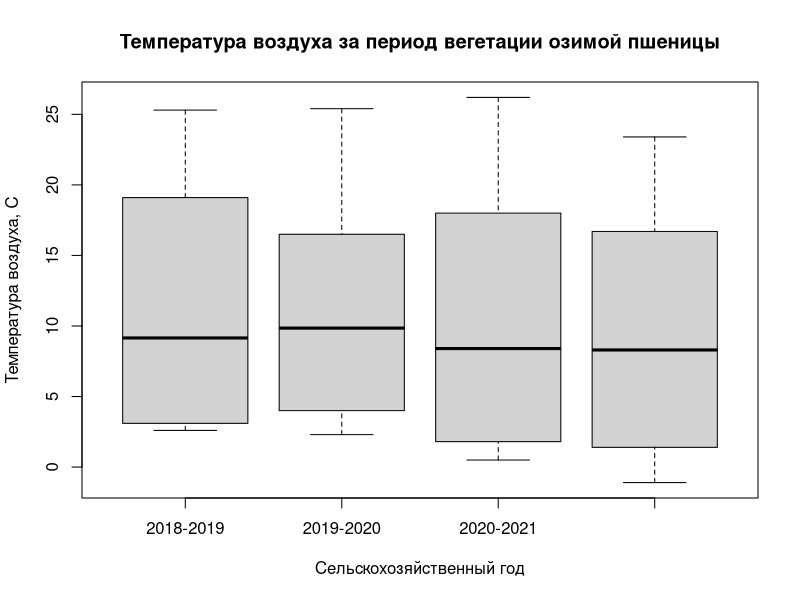
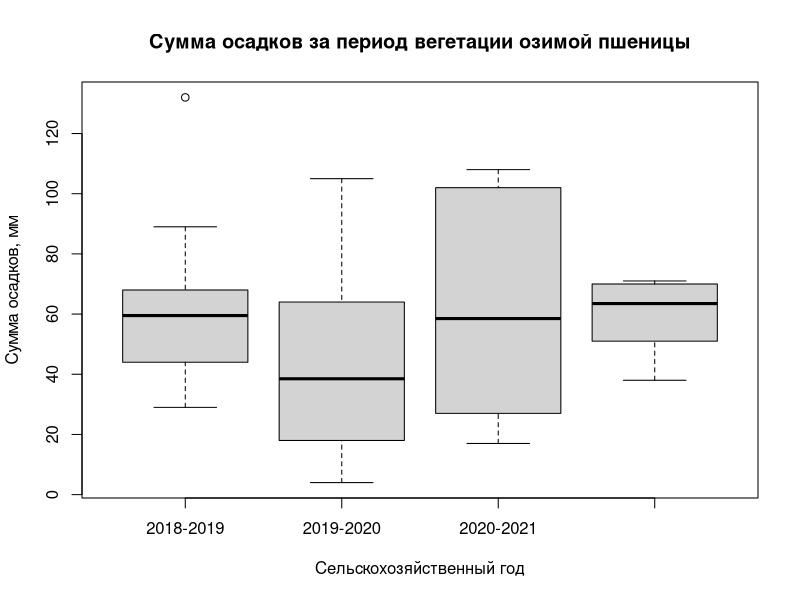
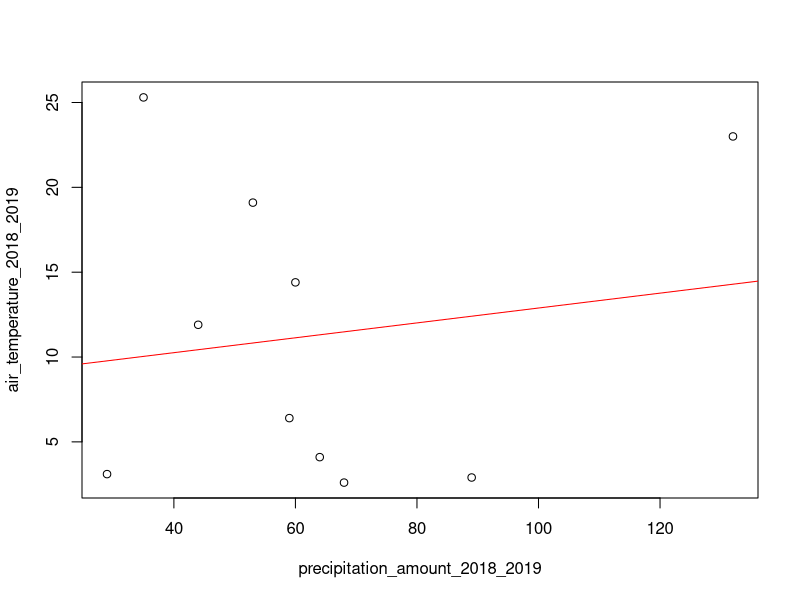
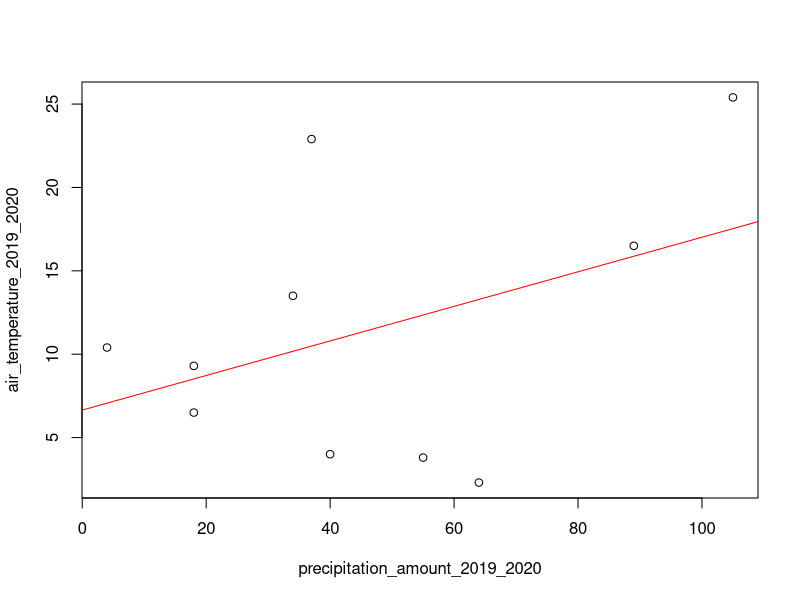
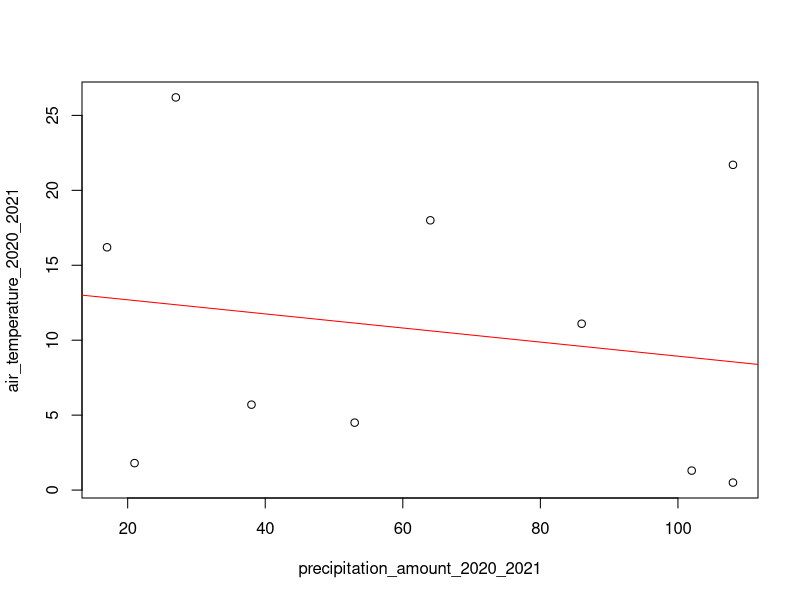
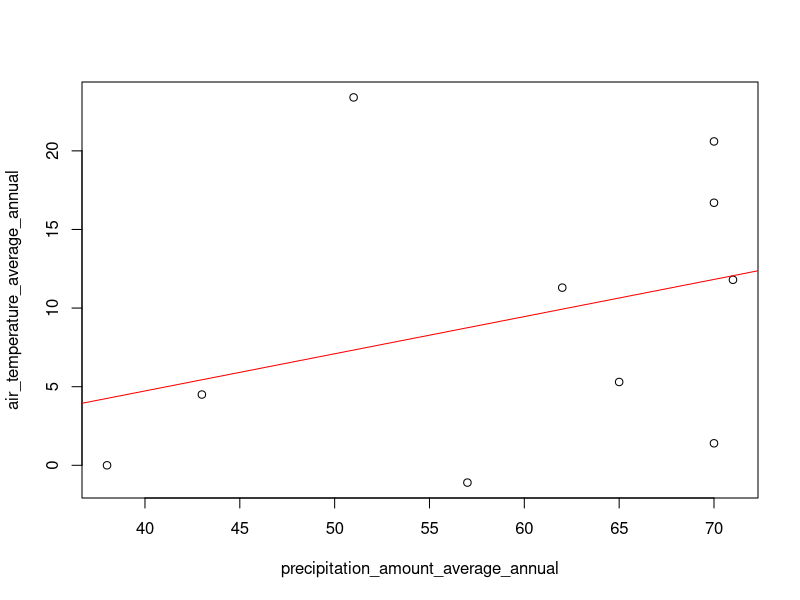
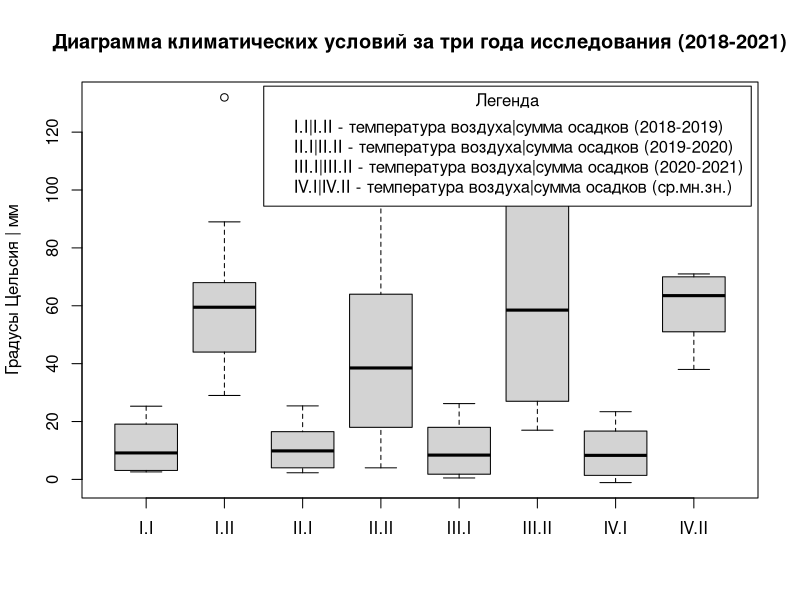

These figures' R source, in order:
# Температура воздуха (Цельсий) Краснодарского края с октября по июль (сельскохозяйственный год для озимой пшеницы)
air_temperature_2018_2019 <- c(14.4, 4.1, 2.6, 2.9, 3.1, 6.4, 11.9, 19.1, 25.3, 23)
air_temperature_2019_2020 <- c(13.5, 6.5, 4, 2.3, 3.8, 9.3, 10.4, 16.5, 22.9, 25.4)
air_temperature_2020_2021 <- c(16.2, 5.7, 1.8, 1.3, 0.5, 4.5, 11.1, 18, 21.7, 26.2)
air_temperature_average_annual <- c(11.3, 5.3, 1.4, -1.1, 0, 4.5, 11.8, 16.7, 20.6, 23.4)

# Сумма осадков (мм) Краснодарского края с октября по июль (сельскохозяйственный год для озимой пшеницы)
precipitation_amount_2018_2019 <- c(60, 64, 68, 89, 29, 59, 44, 53, 35, 132)
precipitation_amount_2019_2020 <- c(34, 18, 40, 64, 55, 18, 4, 89, 37, 105)
precipitation_amount_2020_2021 <- c(17, 38, 21, 102, 108, 53, 86, 64, 108, 27)
precipitation_amount_average_annual <- c(62, 65, 70, 57, 38, 43, 71, 70, 70, 51)

# Запись для подписи на графике boxplot (ящик с усами)
# rep(c(''), кол-во повторений)
year_2018_2019 <- rep(c('2018-2019'), 10)
year_2019_2020 <- rep(c('2019-2020'), 10)
year_2020_2021 <- rep(c('2020-2021'), 10)
average_annual <- rep(c('Сред.многолетние значения'), 10)

# Запись для подписи на графике boxplot (ящик с усами)
year_2018_2019_at <- rep(c('I.I'), 10)
year_2018_2019_pa <- rep(c('I.II'), 10)
year_2019_2020_at <- rep(c('II.I'), 10)
year_2019_2020_pa <- rep(c('II.II'), 10)
year_2020_2021_at <- rep(c('III.I'), 10)
year_2020_2021_pa <- rep(c('III.II'), 10)
average_annual_at <- rep(c('IV.I'), 10)
average_annual_pa <- rep(c('IV.II'), 10)

# Создание фрейма данных для температуры воздуха
data <- data.frame(list(air_temperature=c(air_temperature_2018_2019, air_temperature_2019_2020, air_temperature_2020_2021, air_temperature_average_annual), year=c(year_2018_2019, year_2019_2020,year_2020_2021, average_annual)))

# Создание графика (ящика с усами) по данным температуры воздуха в фрейме данных 
boxplot(data$air_temperature ~ data$year, main = "Температура воздуха за период вегетации озимой пшеницы", ylab = "Температура воздуха, С", xlab = "Сельскохозяйственный год", varwidht = T, data = InsectSprays)

# Расчет квантилей и основных расчетных показателей для температуры воздуха
quantile(data$air_temperature)
quantile(air_temperature_2018_2019)
quantile(air_temperature_2019_2020)
quantile(air_temperature_2020_2021)
quantile(air_temperature_average_annual)
summary(data$air_temperature)
summary(air_temperature_2018_2019)
summary(air_temperature_2019_2020)
summary(air_temperature_2020_2021)
summary(air_temperature_average_annual)

# Создание фрейма данных для суммы осадков
data <- data.frame(list(precipitation_amount=c(precipitation_amount_2018_2019, precipitation_amount_2019_2020, precipitation_amount_2020_2021, precipitation_amount_average_annual), year=c(year_2018_2019, year_2019_2020, year_2020_2021, average_annual)))

# Создание графика (ящика с усами) по данным суммы осадков в фрейме данных
boxplot(data$precipitation_amount ~ data$year, main = "Сумма осадков за период вегетации озимой пшеницы", ylab = "Сумма осадков, мм", xlab = "Сельскохозяйственный год", varwidht = T , data = InsectSprays)

# Расчет квантилей и основных расчетных показателей для суммы осадков
quantile(data$precipitation_amount)
quantile(precipitation_amount_2018_2019)
quantile(precipitation_amount_2019_2020)
quantile(precipitation_amount_2020_2021)
quantile(precipitation_amount_average_annual)
summary(data$precipitation_amount)
summary(precipitation_amount_2018_2019)
summary(precipitation_amount_2019_2020)
summary(precipitation_amount_2019_2020)
summary(precipitation_amount_average_annual)
sum(data$precipitation_amount)
sum(precipitation_amount_2018_2019)
sum(precipitation_amount_2019_2020)
sum(precipitation_amount_2019_2020)
sum(precipitation_amount_average_annual)

# Считаем линейную регрессию 2018-2019
data <- data.frame(list(air_temperature_2018_2019, precipitation_amount_2018_2019))
plot(air_temperature_2018_2019 ~ precipitation_amount_2018_2019, data=data)
abline(lm(air_temperature_2018_2019 ~ precipitation_amount_2018_2019, data=data), col='red')

# Считаем линейную регрессию 2019-2020
data <- data.frame(list(air_temperature_2019_2020, precipitation_amount_2019_2020))
plot(air_temperature_2019_2020 ~ precipitation_amount_2019_2020, data=data)
abline(lm(air_temperature_2019_2020 ~ precipitation_amount_2019_2020, data=data), col='red')

# Считаем линейную регрессию 2020-2021
data <- data.frame(list(air_temperature_2020_2021, precipitation_amount_2020_2021))
plot(air_temperature_2020_2021 ~ precipitation_amount_2020_2021, data=data)
abline(lm(air_temperature_2020_2021 ~ precipitation_amount_2020_2021, data=data), col='red')

# Считаем линейную регрессию средних многолетних данных
data <- data.frame(list(air_temperature_average_annual, precipitation_amount_average_annual))
plot(air_temperature_average_annual ~ precipitation_amount_average_annual, data=data)
abline(lm(air_temperature_average_annual ~ precipitation_amount_average_annual, data=data), col='red')

# Создание фрейма данных для суммы осадков и температуры воздуха
data <- data.frame(list(info_data = c(air_temperature_2018_2019, precipitation_amount_2018_2019, air_temperature_2019_2020, precipitation_amount_2019_2020, air_temperature_2020_2021, precipitation_amount_2020_2021,air_temperature_average_annual, precipitation_amount_average_annual), year=c(year_2018_2019_at, year_2018_2019_pa, year_2019_2020_at, year_2019_2020_pa, year_2020_2021_at, year_2020_2021_pa, average_annual_at, average_annual_pa)))
# Создание графика (ящика с усами) по данным суммы осадков и температуры воздуха в фрейме данных
boxplot(data$info_data ~ data$year, main='Диаграмма климатических условий за три года исследования (2018-2021)', ylab = 'Градусы Цельсия | мм', xlab = '', varwidht = T)
# Легенда для графика (ящика с усами)
legend('topright', inset=.01, title = 'Легенда', c('I.I|I.II - температура воздуха|сумма осадков (2018-2019)', 'II.I|II.II - температура воздуха|сумма осадков (2019-2020)', 'III.I|III.II - температура воздуха|сумма осадков (2020-2021)', 'IV.I|IV.II - температура воздуха|сумма осадков (ср.мн.зн.)'))

